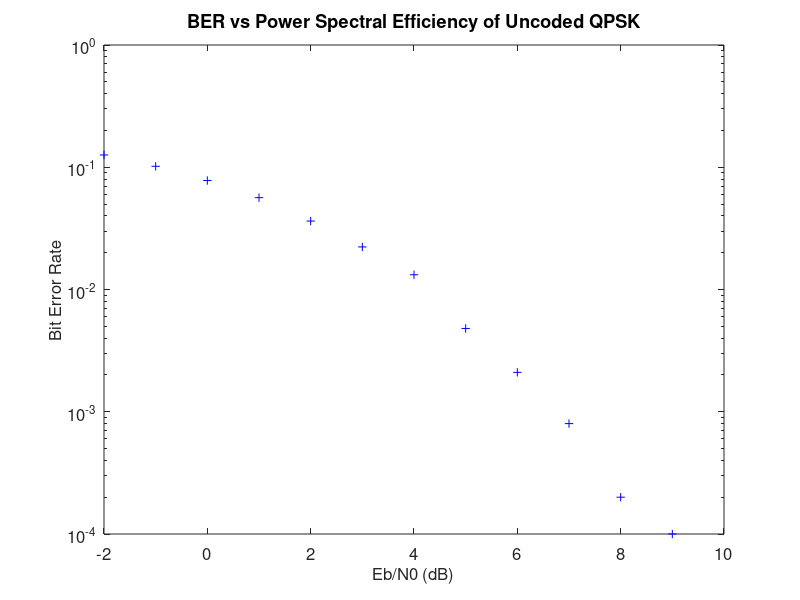

Write the MATLAB code that produced this figure.
% Model parameters
%close all 
%clear all
Es = 1; % energy per QPSK symbol
n=10000;
k=n;
Eb = (Es*n)/(2*k); % energy per coded bit
Eb_by_N0_db = linspace(-2,10,13);
N0= Eb./(10.^(Eb_by_N0_db/10))
[row,col]=size(N0);

global_ber=[]
[row,col]=size(N0);
for n0=1:col
    col
sigma2 = N0(n0)/2; % noise variance
% Simulation of single transmission
msg = (rand(1,k)>0.5); % generates k bits uniformly at random
cdwrd = msg;%encoded(msg); % encodes message msg into codeword cdwrd of n bits
col_=n;
row_=0;
if mod(n,2)==1
    cdwrd = [cdwrd 0]; % padding if odd length
    [row_,col_]=size(cdwrd);
end
symb = sqrt(Es/2)*(1-2*cdwrd(1:2:end))+j*sqrt(Es/2)*(1-2*cdwrd(2:2:end)); % QPSK modulation
rcvd = symb + sqrt(sigma2)*(randn(size(symb))+j*randn(size(symb))); % channel noise
rcvd_dem = zeros(1,2*length(symb)); % demodulation with optimal decision
rcvd_dem(1:2:end) = (real(rcvd)<0); % hard decoding of in-phase (I) component
rcvd_dem(2:2:end) = (imag(rcvd)<0); % hard decoding of out-of-phase (Q) component
rcvd_dem = rcvd_dem(1:n); % removes the padded bits
cdwrd_est = rcvd_dem ; % decodes the demodulated bit sequence to form an estimate cdwrd_est
ber = sum(msg~=cdwrd_est)/n % computes the BER over the codeword
global_ber=[global_ber,ber];
end
semilogy(Eb_by_N0_db,global_ber,'b+');
set(gca,'fontsize',12);
h=xlabel('Eb/N0 (dB)');set(h,'fontsize',12);
h=ylabel('Bit Error Rate');set(h,'fontsize',12);
title('BER vs Power Spectral Efficiency of Uncoded QPSK')
